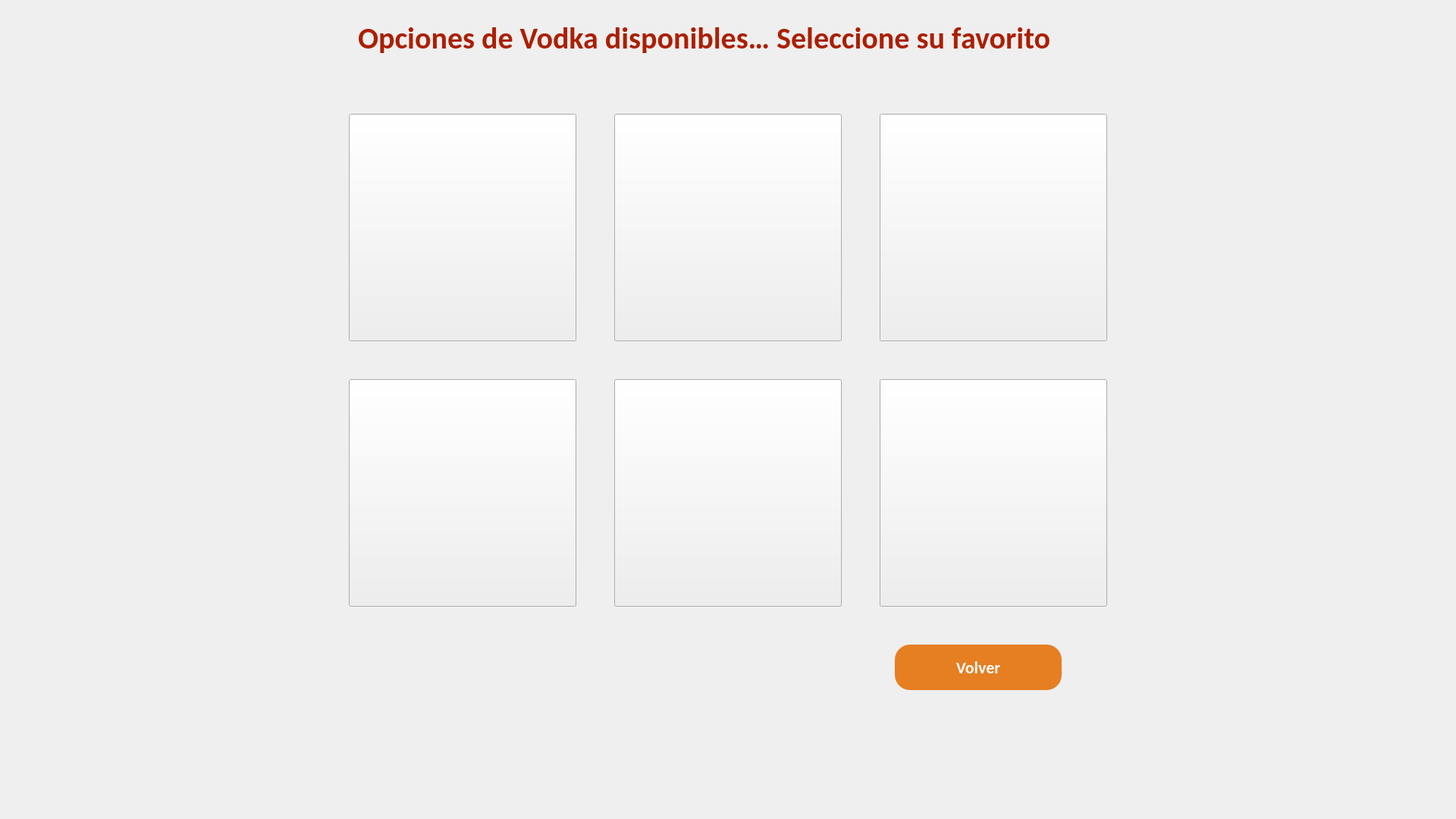
<?xml version="1.0" encoding="UTF-8"?>
<ui version="4.0">
 <class>ventanaVodka</class>
 <widget class="QMainWindow" name="ventanaVodka">
  <property name="geometry">
   <rect>
    <x>0</x>
    <y>0</y>
    <width>1920</width>
    <height>1080</height>
   </rect>
  </property>
  <property name="windowTitle">
   <string>MainWindow</string>
  </property>
  <property name="styleSheet">
   <string notr="true">QWidget {
    background: qlineargradient(
        spread:pad, x1:0, y1:0, x2:1, y2:0,
        stop:0 rgba(255, 220, 150, 255), /* Color claro, hacia la izquierda */
        stop:1 rgba(230, 134, 60, 255)  /* Color naranja oscuro, hacia la derecha */
    );

}
</string>
  </property>
  <widget class="QWidget" name="centralwidget">
   <widget class="QLabel" name="tituloVodka">
    <property name="geometry">
     <rect>
      <x>470</x>
      <y>10</y>
      <width>961</width>
      <height>80</height>
     </rect>
    </property>
    <property name="sizePolicy">
     <sizepolicy hsizetype="Expanding" vsizetype="Expanding">
      <horstretch>0</horstretch>
      <verstretch>0</verstretch>
     </sizepolicy>
    </property>
    <property name="font">
     <font>
      <family>Calibri</family>
      <pointsize>30</pointsize>
      <weight>75</weight>
      <bold>true</bold>
     </font>
    </property>
    <property name="styleSheet">
     <string notr="true">QLabel {
    font-family: &quot;Calibri&quot;;         /* Fuente Calibri */
    font-size: 30pt;                /* Tamaño de 20pt */
    color: #AC1F01;                 /* Color rojo oscuro especificado */
    font-weight: bold;            /* Normal, ajusta a bold si necesitas */
    text-align: left;               /* Alineación izquierda, cámbialo a center si es necesario */
	background: none;

}
</string>
    </property>
    <property name="text">
     <string>Opciones de Vodka disponibles… Seleccione su favorito</string>
    </property>
    <property name="alignment">
     <set>Qt::AlignLeading|Qt::AlignLeft|Qt::AlignVCenter</set>
    </property>
    <property name="indent">
     <number>2</number>
    </property>
   </widget>
   <widget class="QPushButton" name="vBoton">
    <property name="geometry">
     <rect>
      <x>1180</x>
      <y>850</y>
      <width>220</width>
      <height>60</height>
     </rect>
    </property>
    <property name="sizePolicy">
     <sizepolicy hsizetype="Expanding" vsizetype="Expanding">
      <horstretch>0</horstretch>
      <verstretch>0</verstretch>
     </sizepolicy>
    </property>
    <property name="styleSheet">
     <string notr="true">QPushButton {
    background-color: #e67e22;
    color: white;                /* Texto blanco */
    font-family: Calibri;         /* Fuente Calibri */
    font-size: 22px;              /* Tamaño de la fuente */
    font-weight: bold;  
    border-radius: 20px;          /* Bordes redondeados */
    padding: 10px 20px;           /* Espaciado interno para agrandar el botón */
}

QPushButton:hover {
   background-color: #d35400;     /* Color de fondo al pasar el mouse */
}</string>
    </property>
    <property name="text">
     <string>Volver</string>
    </property>
   </widget>
   <widget class="QPushButton" name="vDestornillador">
    <property name="geometry">
     <rect>
      <x>460</x>
      <y>150</y>
      <width>300</width>
      <height>300</height>
     </rect>
    </property>
    <property name="styleSheet">
     <string notr="true">border-image: url(:/opciones vodka/Destornillador.png);
background: none;</string>
    </property>
    <property name="text">
     <string/>
    </property>
   </widget>
   <widget class="QPushButton" name="vTonic">
    <property name="geometry">
     <rect>
      <x>810</x>
      <y>150</y>
      <width>300</width>
      <height>300</height>
     </rect>
    </property>
    <property name="styleSheet">
     <string notr="true">border-image: url(:/opciones vodka/Vodka Tonic.png);
background: none;</string>
    </property>
    <property name="text">
     <string/>
    </property>
   </widget>
   <widget class="QPushButton" name="vCaipiroska">
    <property name="geometry">
     <rect>
      <x>1160</x>
      <y>150</y>
      <width>300</width>
      <height>300</height>
     </rect>
    </property>
    <property name="styleSheet">
     <string notr="true">border-image: url(:/opciones vodka/Caipiroska.png);
background: none;</string>
    </property>
    <property name="text">
     <string/>
    </property>
   </widget>
   <widget class="QPushButton" name="vSaltyDog">
    <property name="geometry">
     <rect>
      <x>460</x>
      <y>500</y>
      <width>300</width>
      <height>300</height>
     </rect>
    </property>
    <property name="styleSheet">
     <string notr="true">border-image: url(:/opciones vodka/saltyDog.png);
background: none;</string>
    </property>
    <property name="text">
     <string/>
    </property>
   </widget>
   <widget class="QPushButton" name="vCitrusPunch">
    <property name="geometry">
     <rect>
      <x>810</x>
      <y>500</y>
      <width>300</width>
      <height>300</height>
     </rect>
    </property>
    <property name="styleSheet">
     <string notr="true">border-image: url(:/opciones vodka/citrus vodka punch.png);
background: none;</string>
    </property>
    <property name="text">
     <string/>
    </property>
   </widget>
   <widget class="QPushButton" name="vCitrusBreeze">
    <property name="geometry">
     <rect>
      <x>1160</x>
      <y>500</y>
      <width>300</width>
      <height>300</height>
     </rect>
    </property>
    <property name="styleSheet">
     <string notr="true">border-image: url(:/opciones vodka/vodkaCitrusBreeze.png);
background: none;</string>
    </property>
    <property name="text">
     <string/>
    </property>
   </widget>
   <zorder>vSaltyDog</zorder>
   <zorder>tituloVodka</zorder>
   <zorder>vBoton</zorder>
   <zorder>vDestornillador</zorder>
   <zorder>vTonic</zorder>
   <zorder>vCaipiroska</zorder>
   <zorder>vCitrusPunch</zorder>
   <zorder>vCitrusBreeze</zorder>
  </widget>
 </widget>
 <resources>
  <include location="../Bebidas/bebidasVodka/bebidasVodka.qrc"/>
 </resources>
 <connections/>
</ui>
